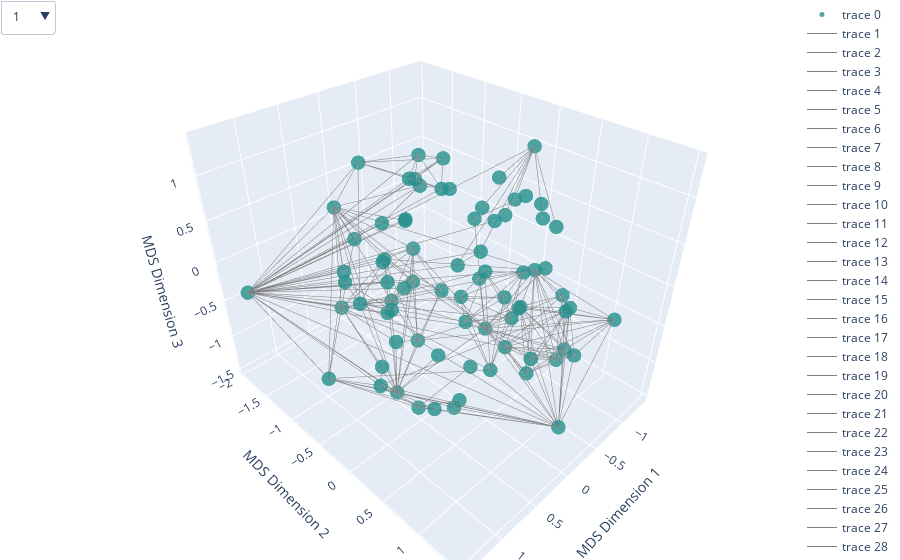

This figure's notebook cell:
### Code cell
def plot_mds(similarities, node_list, edge_list, n_components=3, interactive=False):  
    mds = MDS(n_components=n_components)
    embeddings = mds.fit_transform(1 - similarities)

    inertias = []
    for k in range(1, min(10, len(node_list))): 
        kmeans = KMeans(n_clusters=k)
        kmeans.fit(embeddings)
        inertias.append(kmeans.inertia_)

    plt.figure(figsize=(10, 6))
    plt.plot(range(1, min(10, len(node_list))), inertias, marker='o', linestyle='--')
    plt.xlabel('Number of clusters')
    plt.ylabel('Inertia')
    plt.title('Elbow Method For Optimal Number of Clusters')
    plt.xticks(range(1, min(10, len(node_list))))
    plt.grid(True)
    plt.show()

    optimal_k = np.argmin(np.diff(inertias)) + 1
    kmeans = KMeans(n_clusters=optimal_k)
    print(f"Optimal number of clusters: {optimal_k}") 
    labels = kmeans.fit_predict(embeddings)

    plt.figure(figsize=(10, 8))
    plt.scatter(embeddings[:, 0], embeddings[:, 1], c='blue', s=50)

    for edge in edge_list:
        u, v = edge
        u_index = node_list.index(u)
        v_index = node_list.index(v)
        plt.plot([embeddings[u_index, 0], embeddings[v_index, 0]], 
                    [embeddings[u_index, 1], embeddings[v_index, 1]], 
                    color='gray', alpha=0.5)

    for i, node_number in enumerate(node_list):
        plt.text(embeddings[i, 0], embeddings[i, 1], node_number, color='black')

    plt.title('MDS Visualization of Node Similarities')
    plt.xlabel('MDS Dimension 1')
    plt.ylabel('MDS Dimension 2')
    plt.grid(True)
    plt.show()

    if interactive:
        trace = go.Scatter3d(
            x=embeddings[:, 0],
            y=embeddings[:, 1],
            z=embeddings[:, 2],
            mode='markers',
            text=node_list,
            hoverinfo='text',
            marker=dict(
                size=5,
                color=labels,
                colorscale='Viridis',
                opacity=0.8
            )
        )
        
        edge_traces = []
        for edge in edge_list:
            u, v = edge
            u_index = node_list.index(u)
            v_index = node_list.index(v)
            edge_trace = go.Scatter3d(
                x=[embeddings[u_index, 0], embeddings[v_index, 0]],
                y=[embeddings[u_index, 1], embeddings[v_index, 1]],
                z=[embeddings[u_index, 2], embeddings[v_index, 2]],
                mode='lines',
                line=dict(color='gray', width=1),
                hoverinfo='none'
            )
            edge_traces.append(edge_trace)
        
        dropdown_buttons = [
            {
                'label': node,
                'method': 'update',
                'args': [
                    {'selectedpoints': [node_list.index(node)]},
                    {'marker.color': ['rgba(255,0,0,1)' if i == node_list.index(node) else 'rgba(0,0,0,1)' for i in range(len(node_list))]}
                ]
            }
            for node in node_list
        ]

        updatemenu = [
            {
                'buttons': dropdown_buttons,
                'direction': 'down',
                'showactive': True,
            }
        ]

        layout = go.Layout(
            scene=dict(
                xaxis=dict(title='MDS Dimension 1'),
                yaxis=dict(title='MDS Dimension 2'),
                zaxis=dict(title='MDS Dimension 3')
            ),
            margin=dict(l=0, r=0, b=0, t=0),
            updatemenus=updatemenu
        )

        fig = go.Figure(data=[trace] + edge_traces, layout=layout)
        fig.show()

plot_mds(similarity_matrix, node_list, edge_list, n_components=3, interactive=True)
